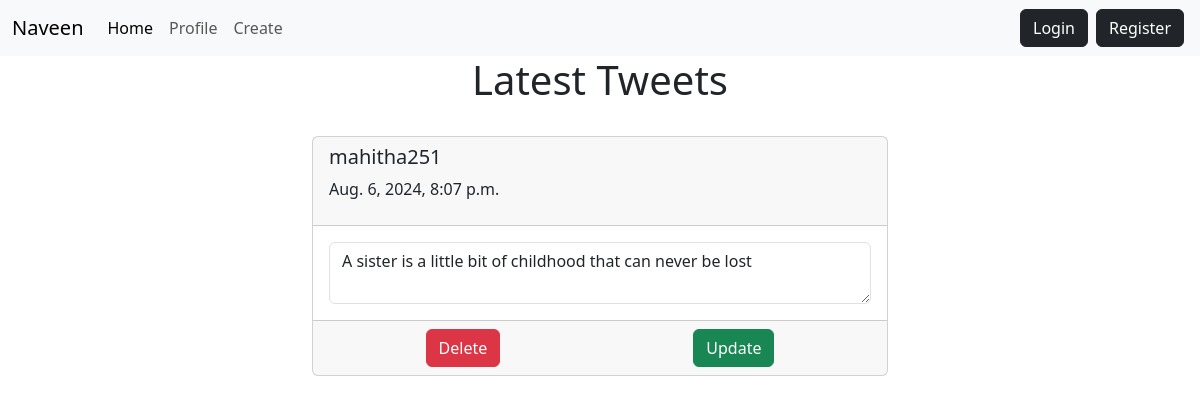
Page /display/5 on the committed database.
### app1/models.py (models this page shows, shortened)
class tweet(models.Model):
    uname=models.CharField(max_length=30)
    post=models.CharField(max_length=200)
    date=models.DateTimeField(auto_now_add=True)

### app1/views.py (the view)
# urls.py: path('display/<int:rid>',views.display,name='showPost'),
def display(request,rid):
    b=tweet.objects.get(id=rid)
    if request.method=="POST":
        b.post=request.POST.get('desc')
        b.save()
    return render(request,'single.html',{'res':b})

### templates/single.html (shortened to what this page needs)
<!DOCTYPE html>
<html lang="en">
<head>
    <link href="https://cdn.jsdelivr.net/npm/bootstrap@5.3.3/dist/css/bootstrap.min.css" rel="stylesheet"
>
</head>
<body>
    {% include 'navbar.html' %}
    <h1 class="text-center text-dark">Latest Tweets</h1>
    <br>
    <div class="container col-lg-6">
        <form class="card mb-3" method="POST">{% csrf_token %}
            <div class="card-header">
                <h5 class="">{{ res.uname }} </h5>
                <p>{{ res.date }}</p>
            </div>
            <div class="card-body">
                <div class="">
                    <textarea name="desc" class="form-control">{{ res.post }}</textarea>
                  </div>
            </div>
            <div class="card-footer d-flex justify-content-around">
                <a href="{% url 'deletepost' res.id %}" class="btn btn-danger">Delete</a>
                <button type="submit" class="btn btn-success">Update</button>
            </div>
        </form>
    </div>
</body>
</html>

### rows in the picture
tweet: uname "mahitha251", date "Aug. 6, 2024, 8:07 p.m.", desc "A sister is a little bit of childhood that can never be lost"
